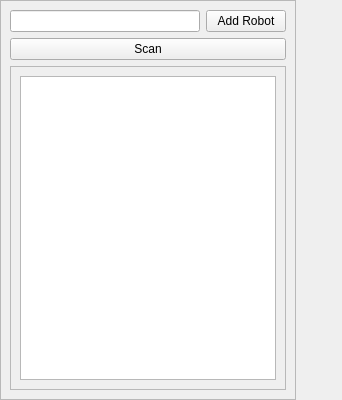
<?xml version="1.0" encoding="UTF-8"?>
<ui version="4.0">
 <class>ConnectDialogForm</class>
 <widget class="QWidget" name="ConnectDialogForm">
  <property name="geometry">
   <rect>
    <x>0</x>
    <y>0</y>
    <width>342</width>
    <height>400</height>
   </rect>
  </property>
  <property name="sizePolicy">
   <sizepolicy hsizetype="Preferred" vsizetype="Maximum">
    <horstretch>0</horstretch>
    <verstretch>0</verstretch>
   </sizepolicy>
  </property>
  <property name="windowTitle">
   <string>Form</string>
  </property>
  <layout class="QVBoxLayout" name="verticalLayout_2">
   <property name="spacing">
    <number>0</number>
   </property>
   <property name="sizeConstraint">
    <enum>QLayout::SetNoConstraint</enum>
   </property>
   <property name="leftMargin">
    <number>0</number>
   </property>
   <property name="topMargin">
    <number>0</number>
   </property>
   <property name="rightMargin">
    <number>0</number>
   </property>
   <property name="bottomMargin">
    <number>0</number>
   </property>
   <item>
    <widget class="QFrame" name="frame">
     <property name="sizePolicy">
      <sizepolicy hsizetype="Fixed" vsizetype="Expanding">
       <horstretch>1</horstretch>
       <verstretch>0</verstretch>
      </sizepolicy>
     </property>
     <property name="frameShape">
      <enum>QFrame::StyledPanel</enum>
     </property>
     <property name="frameShadow">
      <enum>QFrame::Raised</enum>
     </property>
     <layout class="QGridLayout" name="gridLayout">
      <property name="sizeConstraint">
       <enum>QLayout::SetNoConstraint</enum>
      </property>
      <property name="topMargin">
       <number>9</number>
      </property>
      <item row="0" column="2">
       <widget class="QPushButton" name="button_addRobot">
        <property name="sizePolicy">
         <sizepolicy hsizetype="Fixed" vsizetype="Fixed">
          <horstretch>0</horstretch>
          <verstretch>0</verstretch>
         </sizepolicy>
        </property>
        <property name="text">
         <string>Add Robot</string>
        </property>
       </widget>
      </item>
      <item row="1" column="1" colspan="2">
       <widget class="QPushButton" name="pushButton_2">
        <property name="sizePolicy">
         <sizepolicy hsizetype="Preferred" vsizetype="Fixed">
          <horstretch>0</horstretch>
          <verstretch>0</verstretch>
         </sizepolicy>
        </property>
        <property name="text">
         <string>Scan</string>
        </property>
       </widget>
      </item>
      <item row="0" column="1">
       <widget class="QLineEdit" name="edit_robotID">
        <property name="enabled">
         <bool>true</bool>
        </property>
        <property name="sizePolicy">
         <sizepolicy hsizetype="Preferred" vsizetype="Fixed">
          <horstretch>0</horstretch>
          <verstretch>0</verstretch>
         </sizepolicy>
        </property>
       </widget>
      </item>
      <item row="2" column="1" colspan="2">
       <widget class="QScrollArea" name="scrollArea">
        <property name="widgetResizable">
         <bool>true</bool>
        </property>
        <widget class="QWidget" name="scrollAreaWidgetContents">
         <property name="geometry">
          <rect>
           <x>0</x>
           <y>0</y>
           <width>276</width>
           <height>320</height>
          </rect>
         </property>
         <layout class="QVBoxLayout" name="verticalLayout">
          <item>
           <layout class="QGridLayout" name="robotsGridLayout">
            <item row="0" column="0">
             <widget class="QTableView" name="tableView_Robots">
              <property name="alternatingRowColors">
               <bool>true</bool>
              </property>
              <property name="showGrid">
               <bool>false</bool>
              </property>
              <attribute name="horizontalHeaderVisible">
               <bool>false</bool>
              </attribute>
              <attribute name="verticalHeaderVisible">
               <bool>true</bool>
              </attribute>
             </widget>
            </item>
           </layout>
          </item>
         </layout>
        </widget>
       </widget>
      </item>
     </layout>
    </widget>
   </item>
  </layout>
 </widget>
 <resources/>
 <connections/>
</ui>
